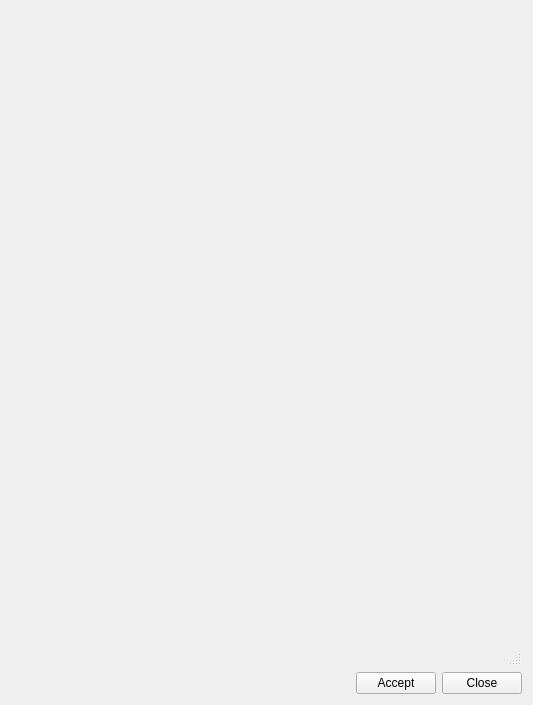
<?xml version="1.0" encoding="UTF-8"?>
<ui version="4.0">
 <class>hydro_info</class>
 <widget class="QDialog" name="hydro_info">
  <property name="geometry">
   <rect>
    <x>0</x>
    <y>0</y>
    <width>533</width>
    <height>705</height>
   </rect>
  </property>
  <property name="windowTitle">
   <string>Basic Info</string>
  </property>
  <layout class="QVBoxLayout" name="verticalLayout_3">
   <item>
    <layout class="QGridLayout" name="gridLayout">
     <item row="1" column="0">
      <widget class="QPushButton" name="hydrometer_link">
       <property name="text">
        <string/>
       </property>
       <property name="flat">
        <bool>true</bool>
       </property>
      </widget>
     </item>
    </layout>
   </item>
   <item>
    <spacer name="verticalSpacer">
     <property name="orientation">
      <enum>Qt::Vertical</enum>
     </property>
     <property name="sizeHint" stdset="0">
      <size>
       <width>20</width>
       <height>40</height>
      </size>
     </property>
    </spacer>
   </item>
   <item>
    <widget class="QStatusBar" name="statusbar"/>
   </item>
   <item>
    <layout class="QHBoxLayout" name="horizontalLayout">
     <item>
      <spacer name="horizontalSpacer">
       <property name="orientation">
        <enum>Qt::Horizontal</enum>
       </property>
       <property name="sizeHint" stdset="0">
        <size>
         <width>40</width>
         <height>20</height>
        </size>
       </property>
      </spacer>
     </item>
     <item>
      <widget class="QPushButton" name="btn_accept">
       <property name="text">
        <string>Accept</string>
       </property>
      </widget>
     </item>
     <item>
      <widget class="QPushButton" name="btn_close">
       <property name="text">
        <string>Close</string>
       </property>
      </widget>
     </item>
    </layout>
   </item>
  </layout>
 </widget>
 <resources/>
 <connections/>
</ui>
